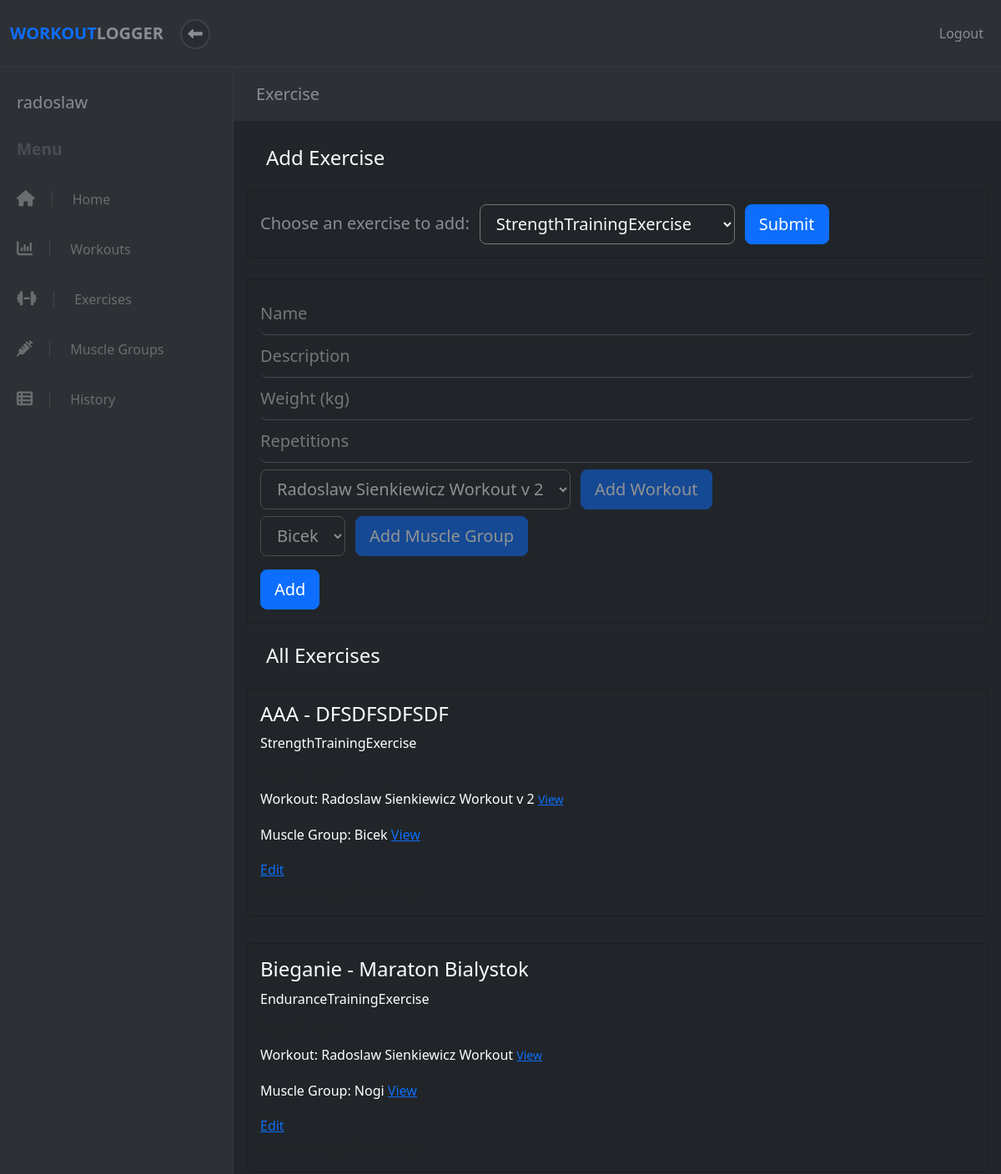
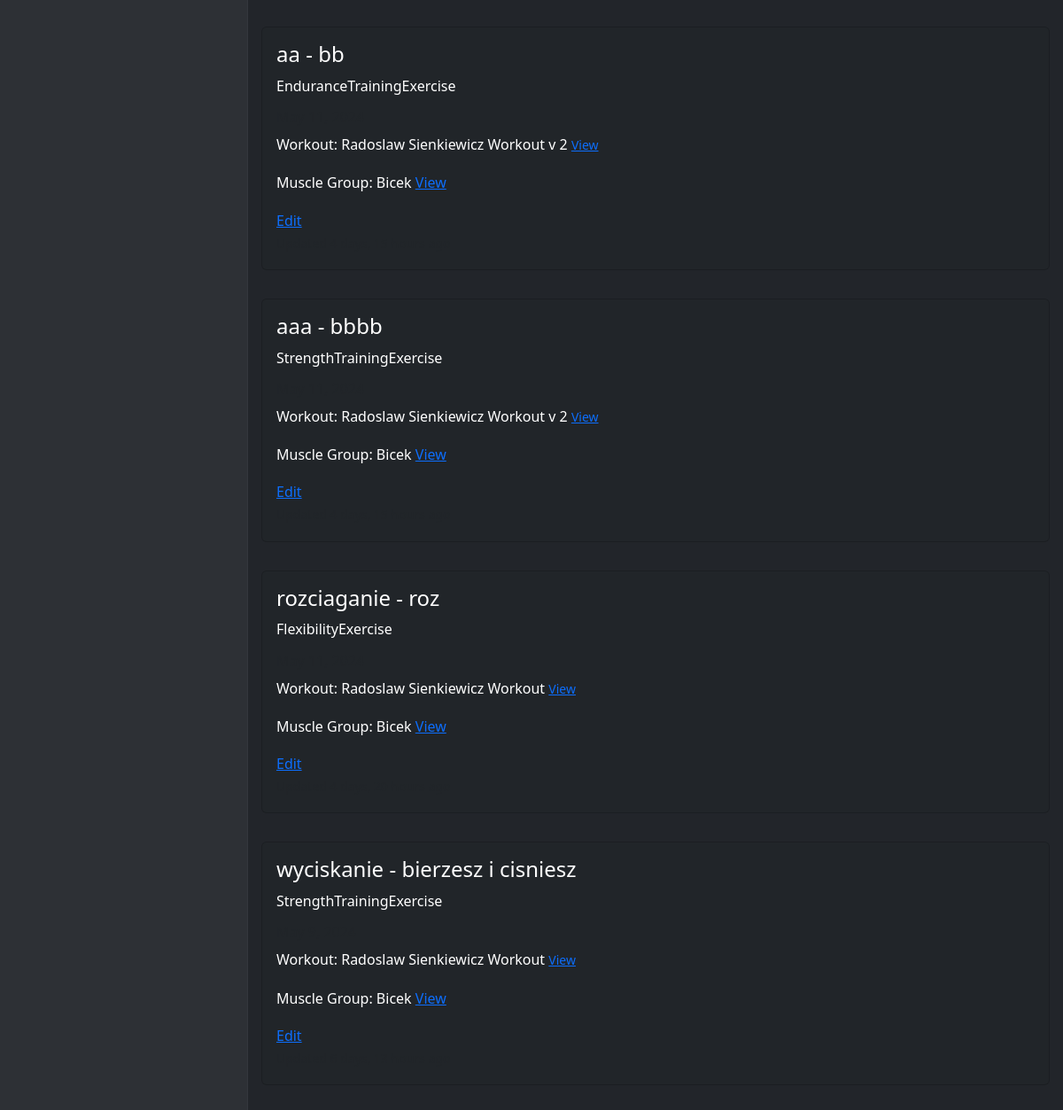
The app's page /exercise (signed in), older data (2 pictures, top to bottom).
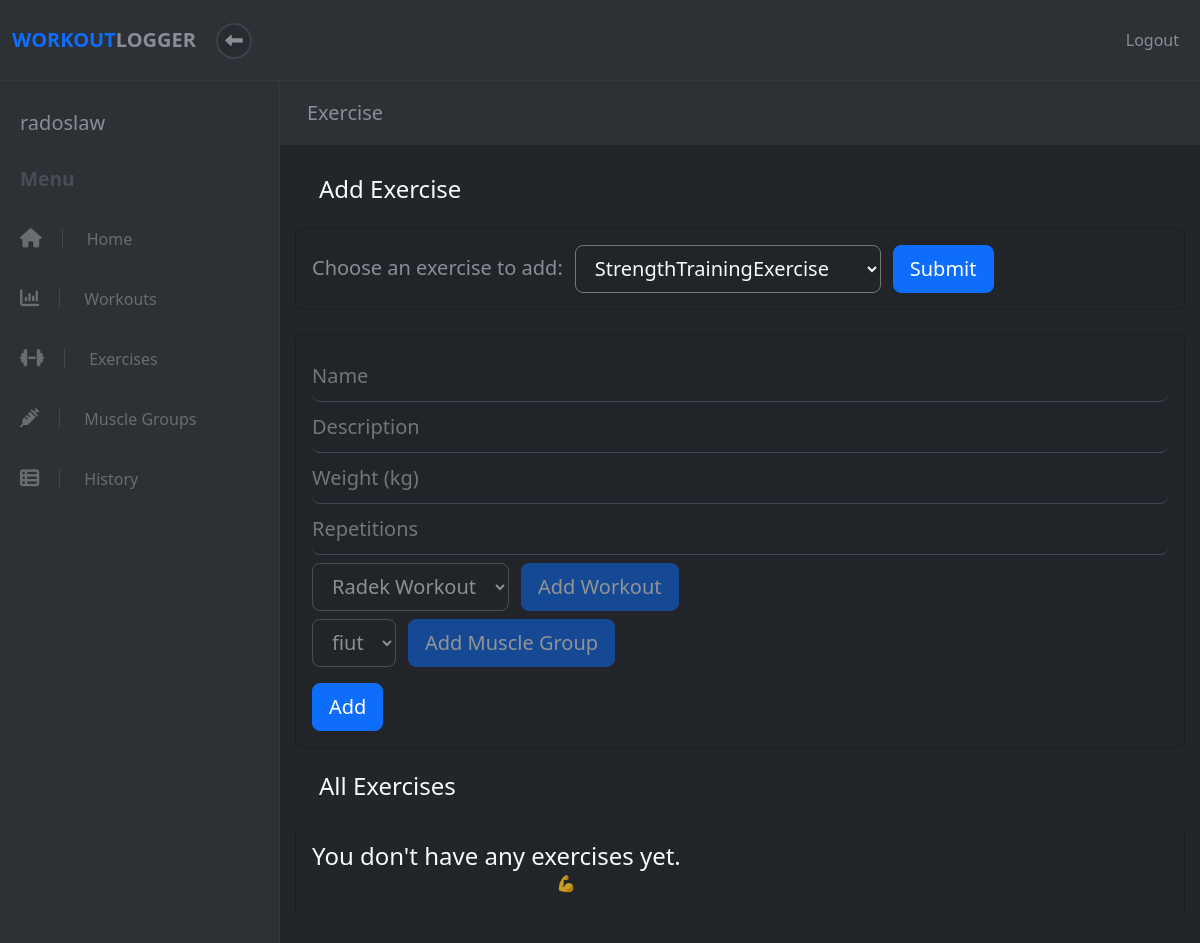
The same page, newer data.
### apps/workout/models.py (models this page shows, shortened)
class Exercise(models.Model):
    name = models.CharField(max_length=50)
    description = models.CharField(max_length=150)
    workout = models.ForeignKey(Workout, on_delete=models.CASCADE, related_name='%(class)s', default=None)
    muscle_group = models.ForeignKey(MuscleGroup, on_delete=models.CASCADE, default=None)
    user = models.ForeignKey(User, on_delete=models.CASCADE, default=None)
    created_at = models.DateTimeField(auto_now_add=True)
    updated_at = models.DateTimeField(auto_now=True)
    objects = ExerciseManager()
    class Meta:
        ordering = ('name', 'muscle_group')
        abstract = True
    def class_name(self):
        return self.__class__.__name__

class StrengthTrainingExercise(Exercise):
    weight = models.DecimalField(max_digits=6, decimal_places=2)
    repetitions = models.PositiveIntegerField()
    objects = StrengthTrainingExerciseManager()
    def form_data(self):
        return [
            FormData("weight", "number", "Weight (kg)"),
            FormData("repetitions", "number", "Repetitions")
        ]

class Workout(models.Model):
    name = models.CharField(max_length=50)
    description = models.CharField(max_length=150)
    completed = models.BooleanField(default=False)
    user = models.ForeignKey(User, on_delete=models.CASCADE, default=None)
    created_at = models.DateTimeField(auto_now_add=True)
    updated_at = models.DateTimeField(auto_now=True)
    objects = WorkoutManager()
    def __str__(self):
        return self.name

class MuscleGroup(models.Model):
    name = models.CharField(max_length=50)
    size = models.IntegerField(default=10)
    user = models.ForeignKey(User, on_delete=models.CASCADE, default=None)
    created_at = models.DateTimeField(auto_now_add=True)
    updated_at = models.DateTimeField(auto_now=True)
    objects = MuscleGroupManager()
    def __str__(self):
        return self.name

class EnduranceTrainingExercise(Exercise):
    duration_minutes = models.PositiveIntegerField()
    distance_km = models.DecimalField(max_digits=6, decimal_places=2)
    objects = EnduranceTrainingExerciseManager()

class FlexibilityExercise(Exercise):
    stretch_type = models.CharField(max_length=50)
    objects = FlexibilityExerciseManager()

### apps/workout/views.py (the view, shortened to what this page needs)
# urls.py: re_path(r'^workout/(?P<id>\d*)/exercise$', views.new_exercise),
def new_exercise(request):
    exercise_type = request.GET.get('exercise_type')
    if(exercise_type == None):
        exercise_type = StrengthTrainingExercise().class_name
    try:
        user = User.objects.get(id=request.session["user_id"])
        ste = StrengthTrainingExercise.objects.filter(user__id=user.id)
        ete = EnduranceTrainingExercise.objects.filter(user__id=user.id)
        be = BalanceExercise.objects.filter(user__id=user.id)
        fe = FlexibilityExercise.objects.filter(user__id=user.id)
        exercises = list(chain(ste, ete, be, fe))
        data = {
            'user': user,
            'exercises': sorted(exercises, key=lambda x: x.updated_at, reverse=True),
            'exercise_types': get_exercises_types(),
            'current_exercise': exercise_type,
            'workouts': Workout.objects.filter(user__id=user.id).order_by('-updated_at'),
            'muscle_groups': MuscleGroup.objects.filter(user = user),
        }
        if request.method == "GET":
            return render(request, "workout/add_exercise.html", data)
    except (KeyError, User.DoesNotExist) as err:
        messages.info(request, "You must be logged in to view this page.", extra_tags="invalid_session")
        return redirect("/")

### apps/workout/views_helper.py (called while the page is built)
def get_exercises_types():
    return [
        StrengthTrainingExercise,
        EnduranceTrainingExercise,
        BalanceExercise,
        FlexibilityExercise,
    ]

### apps/workout/templates/workout/add_exercise.html (shortened to what the changed rows need)
<!DOCTYPE html>
<html>
  <head>
    {% load static %}
    <link
      rel="stylesheet"
      href="{% static 'fontawesomefree/css/all.min.css' %}"
    />
    <link rel="stylesheet" href="../../static/workout/styles.css" />
    {% load bootstrap5 %} {% bootstrap_css %} {% bootstrap_javascript %}
  </head>
  <body>
    <div class="d-flex align-items-stretch">
      {% include 'workout/sidebar.html' %}
      <div class="page-content">
        <div class="page-header">
          <div class="container-fluid">
            <h2 class="h5 no-margin-bottom">Exercise</h2>
          </div>
        </div>
        <section class="no-padding-bottom">
          <div class="card bg-dark add-exercise mb-4 mt-2">
            <div class="card-body">
              <form id="exercise-form" action="/exercise" method="POST">
                      {% for exercise_type in exercise_types %}
                        {% if exercise_type.class_name == current_exercise %}
                          {% for field in exercise_type.form_data %}
                            <div class="form-group">
                              <input
                                id="{{ field.name }}"
                                type="{{ field.type }}"
                                name="{{ field.name }}"
                                required
                                class="input-material form-control-lg"
                                placeholder="{{ field.placeholder }}"
                              />
                            </div>
                          {% endfor %}
                        {% endif %}
                      {% endfor %}
                      <div class="row mt-2 opacity-50">
                        {% if workouts %}
                          <div class="col-auto ">
                          <select name="workout_id" id="exercise_type" class="bg-dark input-material form-control-lg text-light">
                            {% for workout in workouts %}
                              {% if workout.id == current_workout_id %}
                                <option selected="selected" value={{workout.id}}>{{workout}}</option>
                              {% else %}
                                <option value={{workout.id}}>{{workout}}</option>
                              {% endif %}
                            {% endfor %}
                          </select>
                          </div>
                          <div class="col-auto p-0">
                            <a href="/workout"
                            style="text-decoration: none"
                            class="btn btn-primary btn-lg end-workout">Add Workout</a>
                          </div>
                        {% else %}
                          <div class="col-auto p-0 ms-3 mt-4">
                            <a href="/workout"
                            style="text-decoration: none"
                            class="btn btn-primary btn-lg end-workout">Add Workout</a>
                          </div>
                        {% endif %}
                      </div>
                      <div class="row mt-2 opacity-50">
                        {% if muscle_groups %}
                          <div class="col-auto ">
                          <select name="muscle_group" id="exercise_type" class="bg-dark input-material form-control-lg text-light">
                            {% for muscle_group in muscle_groups %}
                              {% if muscle_group.id == current_muscle_group_id %}
                                <option selected="selected" value={{muscle_group.id}}>{{muscle_group}}</option>
                              {% else %}
                              <option value={{muscle_group.id}}>{{muscle_group}}</option>
                              {% endif %}
                            {% endfor %}
                          </select>
                          </div>
                          <div class="col-auto p-0">
                            <a href="/musclegroup"
                            style="text-decoration: none"
                            class="btn btn-primary btn-lg end-workout">Add Muscle Group</a>
                          </div>
                        {% else %}
                          <div class="col-auto p-0 ms-3 mt-4">
                            <a href="/musclegroup"
                            style="text-decoration: none"
                            class="btn btn-primary btn-lg end-workout">Add Muscle Group</a>
                          </div>
                        {% endif %}
                      </div>
              </form>
            </div>
          </div>
          {% if exercises %} {% for exercise in exercises %}
          <div class="col-lg-12 pb-4">
            <div class="card text-white bg-dark mb-2">
              <div class="card-body">
                <h4 class="card-title">{{exercise.name}} - {{exercise.description}}</h4>
                <p class="card-text">{{exercise.class_name}}</p>
                <h6 class="card-subtitle mb-2 text-muted">
                </h6>
                <p class="card-text">Workout: {{exercise.workout}} <small class="text-muted" ><a href="/workout/{{exercise.workout.id}}" class="card-link">View</a></small></p>
                <p class="card-text">Muscle Group: {{exercise.muscle_group}} <small class="text-muted" ></small><a href="/musclegroup/{{exercise.muscle_group.id}}" class="card-link">View</a></small></p>
                <a href="/exercise/{{exercise.id}}?exercise_type={{exercise.class_name}}" class="card-link">Edit</a>
                <p class="card-text">
                  <small class="text-muted"
                    >Updated {{exercise.updated_at | timesince}} ago</small
                  >
                </p>
              </div>
            </div>
          </div>
          {% endfor %} {% else %}
          <div class="card bg-dark add-exercise mb-4 mt-2">
            <div class="card-body text-light">
              <h4 class="card-title">You don't have any exercises yet.</h4>
              <h6 class="card-subtitle mb-2 text-muted">
                There's no time like the present! 💪
              </h6>
            </div>
          </div>
          {% endif %}
        </section>
      </div>
    </div>
  </body>
</html>

Row changes from the older to the newer data that the page shows:
removed StrengthTrainingExercise: name "AAA", description "DFSDFSDFSDF", class_name "StrengthTrainingExercise", workout "Radoslaw Sienkiewicz Workout v 2", muscle_group "Bicek"
removed EnduranceTrainingExercise: name "Bieganie", description "Maraton Bialystok", class_name "EnduranceTrainingExercise", workout "Radoslaw Sienkiewicz Workout", muscle_group "Nogi"
removed EnduranceTrainingExercise: name "aa", description "bb", class_name "EnduranceTrainingExercise", workout "Radoslaw Sienkiewicz Workout v 2", muscle_group "Bicek"
removed StrengthTrainingExercise: name "aaa", description "bbbb", class_name "StrengthTrainingExercise", workout "Radoslaw Sienkiewicz Workout v 2", muscle_group "Bicek"
removed FlexibilityExercise: name "rozciaganie", description "roz", class_name "FlexibilityExercise", workout "Radoslaw Sienkiewicz Workout", muscle_group "Bicek"
removed StrengthTrainingExercise: name "wyciskanie", description "bierzesz i cisniesz", class_name "StrengthTrainingExercise", workout "Radoslaw Sienkiewicz Workout", muscle_group "Bicek"
Text that changed along with them:
form field workout_id: "Radoslaw Sienkiewicz Workout v 2" → "Radek Workout"
form field muscle_group: "Bicek" → "fiut"
text now shown: "You don't have any exercises yet. There's no time like the present! 💪"
